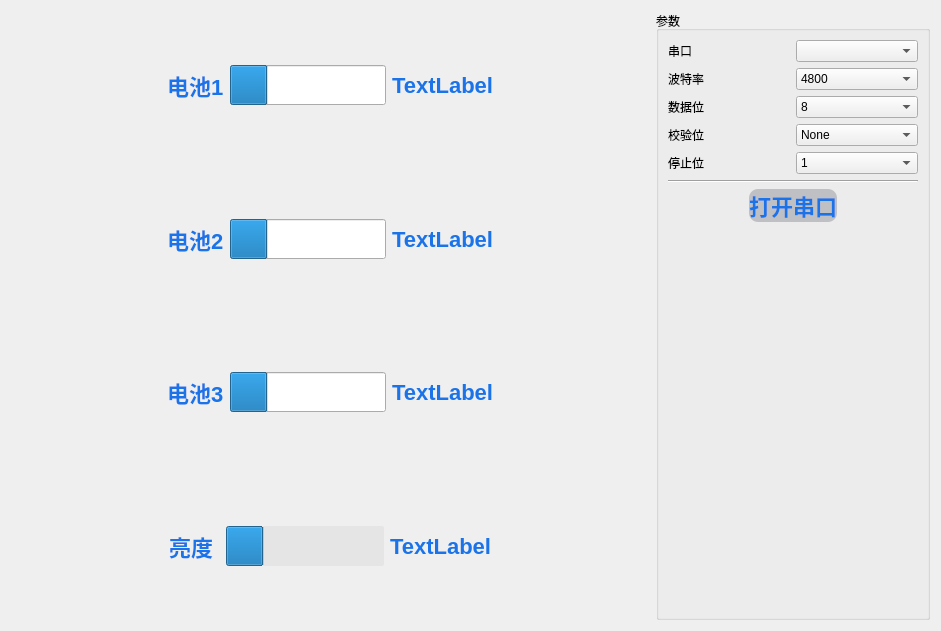
<?xml version="1.0" encoding="UTF-8"?>
<ui version="4.0">
 <class>BatteryForm</class>
 <widget class="QWidget" name="BatteryForm">
  <property name="geometry">
   <rect>
    <x>0</x>
    <y>0</y>
    <width>941</width>
    <height>631</height>
   </rect>
  </property>
  <property name="windowTitle">
   <string>Form</string>
  </property>
  <layout class="QHBoxLayout" name="horizontalLayout_2" stretch="7,3">
   <item>
    <layout class="QVBoxLayout" name="verticalLayout_2">
     <item>
      <layout class="QHBoxLayout" name="horizontalLayout_12">
       <item>
        <spacer name="horizontalSpacer_2">
         <property name="orientation">
          <enum>Qt::Horizontal</enum>
         </property>
         <property name="sizeHint" stdset="0">
          <size>
           <width>40</width>
           <height>20</height>
          </size>
         </property>
        </spacer>
       </item>
       <item>
        <widget class="QLabel" name="label_6">
         <property name="styleSheet">
          <string notr="true">QLabel
{
	font-size: 22px;
	font-family: &quot;Microsoft YaHei&quot;;
	font-weight: bold;
 	border-radius:9px;
	background:rgba(66, 195, 255, 0);
	color: rgb(26, 115,232);
}
</string>
         </property>
         <property name="text">
          <string>电池1</string>
         </property>
        </widget>
       </item>
       <item>
        <widget class="QProgressBar" name="pbBat1">
         <property name="minimumSize">
          <size>
           <width>0</width>
           <height>40</height>
          </size>
         </property>
         <property name="value">
          <number>24</number>
         </property>
         <property name="textVisible">
          <bool>false</bool>
         </property>
        </widget>
       </item>
       <item>
        <widget class="QLabel" name="lblBat1">
         <property name="styleSheet">
          <string notr="true">QLabel
{
	font-size: 22px;
	font-family: &quot;Microsoft YaHei&quot;;
	font-weight: bold;
 	border-radius:9px;
	background:rgba(66, 195, 255, 0);
	color: rgb(26, 115,232);
}
</string>
         </property>
         <property name="text">
          <string>TextLabel</string>
         </property>
        </widget>
       </item>
       <item>
        <spacer name="horizontalSpacer_3">
         <property name="orientation">
          <enum>Qt::Horizontal</enum>
         </property>
         <property name="sizeHint" stdset="0">
          <size>
           <width>40</width>
           <height>20</height>
          </size>
         </property>
        </spacer>
       </item>
      </layout>
     </item>
     <item>
      <layout class="QHBoxLayout" name="horizontalLayout_11">
       <item>
        <spacer name="horizontalSpacer_4">
         <property name="orientation">
          <enum>Qt::Horizontal</enum>
         </property>
         <property name="sizeHint" stdset="0">
          <size>
           <width>40</width>
           <height>20</height>
          </size>
         </property>
        </spacer>
       </item>
       <item>
        <widget class="QLabel" name="label_7">
         <property name="styleSheet">
          <string notr="true">QLabel
{
	font-size: 22px;
	font-family: &quot;Microsoft YaHei&quot;;
	font-weight: bold;
 	border-radius:9px;
	background:rgba(66, 195, 255, 0);
	color: rgb(26, 115,232);
}
</string>
         </property>
         <property name="text">
          <string>电池2</string>
         </property>
        </widget>
       </item>
       <item>
        <widget class="QProgressBar" name="pbBat2">
         <property name="minimumSize">
          <size>
           <width>0</width>
           <height>40</height>
          </size>
         </property>
         <property name="value">
          <number>24</number>
         </property>
         <property name="textVisible">
          <bool>false</bool>
         </property>
        </widget>
       </item>
       <item>
        <widget class="QLabel" name="lblBat2">
         <property name="styleSheet">
          <string notr="true">QLabel
{
	font-size: 22px;
	font-family: &quot;Microsoft YaHei&quot;;
	font-weight: bold;
 	border-radius:9px;
	background:rgba(66, 195, 255, 0);
	color: rgb(26, 115,232);
}
</string>
         </property>
         <property name="text">
          <string>TextLabel</string>
         </property>
        </widget>
       </item>
       <item>
        <spacer name="horizontalSpacer_5">
         <property name="orientation">
          <enum>Qt::Horizontal</enum>
         </property>
         <property name="sizeHint" stdset="0">
          <size>
           <width>40</width>
           <height>20</height>
          </size>
         </property>
        </spacer>
       </item>
      </layout>
     </item>
     <item>
      <layout class="QHBoxLayout" name="horizontalLayout_10">
       <item>
        <spacer name="horizontalSpacer_6">
         <property name="orientation">
          <enum>Qt::Horizontal</enum>
         </property>
         <property name="sizeHint" stdset="0">
          <size>
           <width>40</width>
           <height>20</height>
          </size>
         </property>
        </spacer>
       </item>
       <item>
        <widget class="QLabel" name="label_8">
         <property name="styleSheet">
          <string notr="true">QLabel
{
	font-size: 22px;
	font-family: &quot;Microsoft YaHei&quot;;
	font-weight: bold;
 	border-radius:9px;
	background:rgba(66, 195, 255, 0);
	color: rgb(26, 115,232);
}
</string>
         </property>
         <property name="text">
          <string>电池3</string>
         </property>
        </widget>
       </item>
       <item>
        <widget class="QProgressBar" name="pbBat3">
         <property name="minimumSize">
          <size>
           <width>0</width>
           <height>40</height>
          </size>
         </property>
         <property name="value">
          <number>24</number>
         </property>
         <property name="textVisible">
          <bool>false</bool>
         </property>
        </widget>
       </item>
       <item>
        <widget class="QLabel" name="lblBat3">
         <property name="styleSheet">
          <string notr="true">QLabel
{
	font-size: 22px;
	font-family: &quot;Microsoft YaHei&quot;;
	font-weight: bold;
 	border-radius:9px;
	background:rgba(66, 195, 255, 0);
	color: rgb(26, 115,232);
}
</string>
         </property>
         <property name="text">
          <string>TextLabel</string>
         </property>
        </widget>
       </item>
       <item>
        <spacer name="horizontalSpacer_7">
         <property name="orientation">
          <enum>Qt::Horizontal</enum>
         </property>
         <property name="sizeHint" stdset="0">
          <size>
           <width>40</width>
           <height>20</height>
          </size>
         </property>
        </spacer>
       </item>
      </layout>
     </item>
     <item>
      <layout class="QHBoxLayout" name="horizontalLayout_9">
       <item>
        <spacer name="horizontalSpacer_8">
         <property name="orientation">
          <enum>Qt::Horizontal</enum>
         </property>
         <property name="sizeHint" stdset="0">
          <size>
           <width>40</width>
           <height>20</height>
          </size>
         </property>
        </spacer>
       </item>
       <item>
        <widget class="QLabel" name="label_9">
         <property name="styleSheet">
          <string notr="true">QLabel
{
	font-size: 22px;
	font-family: &quot;Microsoft YaHei&quot;;
	font-weight: bold;
 	border-radius:9px;
	background:rgba(66, 195, 255, 0);
	color: rgb(26, 115,232);
}
</string>
         </property>
         <property name="text">
          <string>亮度 </string>
         </property>
        </widget>
       </item>
       <item>
        <widget class="QProgressBar" name="pbLight">
         <property name="minimumSize">
          <size>
           <width>0</width>
           <height>40</height>
          </size>
         </property>
         <property name="styleSheet">
          <string notr="true">QProgressBar{ color: rgb(0, 255, 255); font:12pt; border-radius:2px; text-align:center; border:none; background-color: rgba(215, 215, 215,100);} 
</string>
         </property>
         <property name="value">
          <number>24</number>
         </property>
         <property name="textVisible">
          <bool>false</bool>
         </property>
        </widget>
       </item>
       <item>
        <widget class="QLabel" name="lblLight1">
         <property name="styleSheet">
          <string notr="true">QLabel
{
	font-size: 22px;
	font-family: &quot;Microsoft YaHei&quot;;
	font-weight: bold;
 	border-radius:9px;
	background:rgba(66, 195, 255, 0);
	color: rgb(26, 115,232);
}
</string>
         </property>
         <property name="text">
          <string>TextLabel</string>
         </property>
        </widget>
       </item>
       <item>
        <spacer name="horizontalSpacer_9">
         <property name="orientation">
          <enum>Qt::Horizontal</enum>
         </property>
         <property name="sizeHint" stdset="0">
          <size>
           <width>40</width>
           <height>20</height>
          </size>
         </property>
        </spacer>
       </item>
      </layout>
     </item>
    </layout>
   </item>
   <item>
    <widget class="QGroupBox" name="groupBox">
     <property name="title">
      <string>参数</string>
     </property>
     <layout class="QVBoxLayout" name="verticalLayout">
      <item>
       <layout class="QHBoxLayout" name="horizontalLayout_8">
        <item>
         <widget class="QLabel" name="label">
          <property name="text">
           <string>串口</string>
          </property>
         </widget>
        </item>
        <item>
         <widget class="QComboBox" name="cmbPort"/>
        </item>
       </layout>
      </item>
      <item>
       <layout class="QHBoxLayout" name="horizontalLayout_7">
        <item>
         <widget class="QLabel" name="label_2">
          <property name="text">
           <string>波特率</string>
          </property>
         </widget>
        </item>
        <item>
         <widget class="QComboBox" name="cmbBaudRate">
          <item>
           <property name="text">
            <string>4800</string>
           </property>
          </item>
          <item>
           <property name="text">
            <string>9600</string>
           </property>
          </item>
          <item>
           <property name="text">
            <string>19200</string>
           </property>
          </item>
          <item>
           <property name="text">
            <string>38400</string>
           </property>
          </item>
          <item>
           <property name="text">
            <string>57600</string>
           </property>
          </item>
          <item>
           <property name="text">
            <string>115200</string>
           </property>
          </item>
         </widget>
        </item>
       </layout>
      </item>
      <item>
       <layout class="QHBoxLayout" name="horizontalLayout_6">
        <item>
         <widget class="QLabel" name="label_3">
          <property name="text">
           <string>数据位</string>
          </property>
         </widget>
        </item>
        <item>
         <widget class="QComboBox" name="cmbDataBits">
          <item>
           <property name="text">
            <string>8</string>
           </property>
          </item>
          <item>
           <property name="text">
            <string>7</string>
           </property>
          </item>
         </widget>
        </item>
       </layout>
      </item>
      <item>
       <layout class="QHBoxLayout" name="horizontalLayout_5">
        <item>
         <widget class="QLabel" name="label_4">
          <property name="text">
           <string>校验位</string>
          </property>
         </widget>
        </item>
        <item>
         <widget class="QComboBox" name="cmbParity">
          <item>
           <property name="text">
            <string>None</string>
           </property>
          </item>
          <item>
           <property name="text">
            <string>Even</string>
           </property>
          </item>
          <item>
           <property name="text">
            <string>Odd</string>
           </property>
          </item>
         </widget>
        </item>
       </layout>
      </item>
      <item>
       <layout class="QHBoxLayout" name="horizontalLayout_4">
        <item>
         <widget class="QLabel" name="label_5">
          <property name="text">
           <string>停止位</string>
          </property>
         </widget>
        </item>
        <item>
         <widget class="QComboBox" name="cmbStopBits">
          <item>
           <property name="text">
            <string>1</string>
           </property>
          </item>
          <item>
           <property name="text">
            <string>1.5</string>
           </property>
          </item>
          <item>
           <property name="text">
            <string>2</string>
           </property>
          </item>
         </widget>
        </item>
       </layout>
      </item>
      <item>
       <widget class="Line" name="line">
        <property name="orientation">
         <enum>Qt::Horizontal</enum>
        </property>
       </widget>
      </item>
      <item>
       <layout class="QHBoxLayout" name="horizontalLayout_3">
        <item>
         <spacer name="horizontalSpacer">
          <property name="orientation">
           <enum>Qt::Horizontal</enum>
          </property>
          <property name="sizeHint" stdset="0">
           <size>
            <width>40</width>
            <height>20</height>
           </size>
          </property>
         </spacer>
        </item>
        <item>
         <widget class="QPushButton" name="btnPort">
          <property name="styleSheet">
           <string notr="true">QPushButton
{
	font-size: 22px;
	font-family: &quot;Microsoft YaHei&quot;;
	font-weight: bold;
 	border-radius:9px;
	background:rgba(122, 126, 132, 100);
	color: rgb(26, 115,232);
}
</string>
          </property>
          <property name="text">
           <string>打开串口</string>
          </property>
         </widget>
        </item>
        <item>
         <spacer name="horizontalSpacer_10">
          <property name="orientation">
           <enum>Qt::Horizontal</enum>
          </property>
          <property name="sizeHint" stdset="0">
           <size>
            <width>40</width>
            <height>20</height>
           </size>
          </property>
         </spacer>
        </item>
       </layout>
      </item>
      <item>
       <layout class="QHBoxLayout" name="horizontalLayout"/>
      </item>
      <item>
       <spacer name="verticalSpacer">
        <property name="orientation">
         <enum>Qt::Vertical</enum>
        </property>
        <property name="sizeHint" stdset="0">
         <size>
          <width>20</width>
          <height>40</height>
         </size>
        </property>
       </spacer>
      </item>
     </layout>
    </widget>
   </item>
  </layout>
 </widget>
 <resources/>
 <connections/>
</ui>
